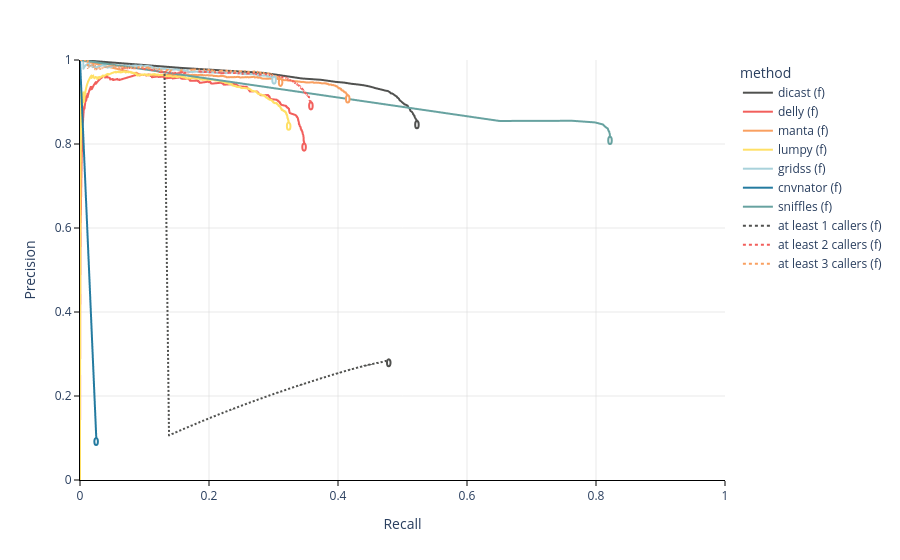

Notebook cell for this chart:
### Code cell
#eva.compute_precision_recall_df(filtered=True)

plot_precision_recall_curve(tmp, 'DEL')

### Figure 1 — Plotly figure (JSON) as saved in the notebook; plotly's stock layout.template omitted (floating-point values rounded to 4 significant figures; data arrays with more than 128 entries replaced by an {"elided": "..."} marker saying what was removed)
{"data": [{"hovertemplate": "method=dicast (f)<br>recall=%{x}<br>precision=%{y}<extra></extra>", "legendgroup": "dicast (f)", "line": {"color": "#50514F", "dash": "solid", "width": 2}, "marker": {"symbol": "circle"}, "mode": "lines", "name": "dicast (f)", "showlegend": true, "type": "scattergl", "x": [0.5226, 0.5226, 0.5218, 0.5213, 0.5208, 0.5203, 0.5195, 0.5188, 0.5185, 0.518, 0.5172, 0.5164, 0.516, 0.5154, 0.5146, 0.514, 0.5126, 0.5119, 0.5114, 0.5107, 0.5097, 0.509, 0.5085, 0.5077, 0.5059, 0.5042, 0.5031, 0.5019, 0.5011, 0.5001, 0.4989, 0.4982, 0.4962, 0.4953, 0.4943, 0.4931, 0.4918, 0.491, 0.4891, 0.4873, 0.4865, 0.4841, 0.482, 0.4799, 0.4771, 0.473, 0.4694, 0.4652, 0.4614, 0.4579, 0.4521, 0.4464, 0.4396, 0.4314, 0.4215, 0.4096, 0.3961, 0.3742, 0.3439, 0.286, 0.1585, 0], "xaxis": "x", "y": [0.8525, 0.855, 0.8567, 0.8577, 0.8594, 0.8604, 0.8623, 0.8646, 0.8667, 0.8679, 0.8699, 0.8714, 0.8733, 0.8747, 0.8762, 0.8773, 0.8784, 0.8805, 0.8829, 0.8845, 0.8861, 0.8879, 0.8888, 0.8915, 0.893, 0.8941, 0.8942, 0.8964, 0.8968, 0.8984, 0.9, 0.9012, 0.9035, 0.905, 0.908, 0.9097, 0.9107, 0.9132, 0.9149, 0.9165, 0.918, 0.9202, 0.9207, 0.9238, 0.9262, 0.9273, 0.9289, 0.9304, 0.9318, 0.933, 0.9357, 0.9379, 0.9399, 0.9416, 0.9432, 0.9461, 0.948, 0.9528, 0.956, 0.9692, 0.981, 1], "yaxis": "y"}, {"hovertemplate": "method=delly (f)<br>recall=%{x}<br>precision=%{y}<extra></extra>", "legendgroup": "delly (f)", "line": {"color": "#F25F5C", "dash": "solid", "width": 2}, "marker": {"symbol": "circle"}, "mode": "lines", "name": "delly (f)", "showlegend": true, "type": "scattergl", "x": {"elided": "956 float values"}, "xaxis": "x", "y": {"elided": "956 float values"}, "yaxis": "y"}, {"hovertemplate": "method=manta (f)<br>recall=%{x}<br>precision=%{y}<extra></extra>", "legendgroup": "manta (f)", "line": {"color": "#F9A061", "dash": "solid", "width": 2}, "marker": {"symbol": "circle"}, "mode": "lines", "name": "manta (f)", "showlegend": true, "type": "scattergl", "x": {"elided": "921 float values"}, "xaxis": "x", "y": {"elided": "921 float values"}, "yaxis": "y"}, {"hovertemplate": "method=lumpy (f)<br>recall=%{x}<br>precision=%{y}<extra></extra>", "legendgroup": "lumpy (f)", "line": {"color": "#FFE066", "dash": "solid", "width": 2}, "marker": {"symbol": "circle"}, "mode": "lines", "name": "lumpy (f)", "showlegend": true, "type": "scattergl", "x": {"elided": "1595 float values"}, "xaxis": "x", "y": {"elided": "1595 float values"}, "yaxis": "y"}, {"hovertemplate": "method=gridss (f)<br>recall=%{x}<br>precision=%{y}<extra></extra>", "legendgroup": "gridss (f)", "line": {"color": "#A9D2DB", "dash": "solid", "width": 2}, "marker": {"symbol": "circle"}, "mode": "lines", "name": "gridss (f)", "showlegend": true, "type": "scattergl", "x": {"elided": "2746 float values"}, "xaxis": "x", "y": {"elided": "2746 float values"}, "yaxis": "y"}, {"hovertemplate": "method=cnvnator (f)<br>recall=%{x}<br>precision=%{y}<extra></extra>", "legendgroup": "cnvnator (f)", "line": {"color": "#247BA0", "dash": "solid", "width": 2}, "marker": {"symbol": "circle"}, "mode": "lines", "name": "cnvnator (f)", "showlegend": true, "type": "scattergl", "x": [0.02526, 0], "xaxis": "x", "y": [0.09827, 1], "yaxis": "y"}, {"hovertemplate": "method=sniffles (f)<br>recall=%{x}<br>precision=%{y}<extra></extra>", "legendgroup": "sniffles (f)", "line": {"color": "#67A2A0", "dash": "solid", "width": 2}, "marker": {"symbol": "circle"}, "mode": "lines", "name": "sniffles (f)", "showlegend": true, "type": "scattergl", "x": [0.822, 0.822, 0.8218, 0.8218, 0.8218, 0.8218, 0.8218, 0.8218, 0.8217, 0.8217, 0.8217, 0.8217, 0.8216, 0.8216, 0.8216, 0.8215, 0.8215, 0.8215, 0.8214, 0.8213, 0.8212, 0.8209, 0.8207, 0.8206, 0.8199, 0.8197, 0.8189, 0.8183, 0.8163, 0.8139, 0.8106, 0.7982, 0.7629, 0.6504, 0], "xaxis": "x", "y": [0.815, 0.8151, 0.8152, 0.8153, 0.8156, 0.8158, 0.8162, 0.8164, 0.8165, 0.8169, 0.8174, 0.8179, 0.8184, 0.8191, 0.8196, 0.8203, 0.8212, 0.8221, 0.823, 0.8239, 0.8249, 0.8257, 0.8268, 0.8288, 0.8299, 0.8317, 0.8336, 0.8367, 0.8388, 0.8416, 0.8466, 0.8515, 0.8552, 0.8548, 1], "yaxis": "y"}, {"hovertemplate": "method=at least 1 callers (f)<br>recall=%{x}<br>precision=%{y}<extra></extra>", "legendgroup": "at least 1 callers (f)", "line": {"color": "#50514F", "dash": "dot", "width": 2}, "marker": {"symbol": "circle"}, "mode": "lines", "name": "at least 1 callers (f)", "showlegend": true, "type": "scattergl", "x": {"elided": "4138 float values"}, "xaxis": "x", "y": {"elided": "4138 float values"}, "yaxis": "y"}, {"hovertemplate": "method=at least 2 callers (f)<br>recall=%{x}<br>precision=%{y}<extra></extra>", "legendgroup": "at least 2 callers (f)", "line": {"color": "#F25F5C", "dash": "dot", "width": 2}, "marker": {"symbol": "circle"}, "mode": "lines", "name": "at least 2 callers (f)", "showlegend": true, "type": "scattergl", "x": {"elided": "3509 float values"}, "xaxis": "x", "y": {"elided": "3509 float values"}, "yaxis": "y"}, {"hovertemplate": "method=at least 3 callers (f)<br>recall=%{x}<br>precision=%{y}<extra></extra>", "legendgroup": "at least 3 callers (f)", "line": {"color": "#F9A061", "dash": "dot", "width": 2}, "marker": {"symbol": "circle"}, "mode": "lines", "name": "at least 3 callers (f)", "showlegend": true, "type": "scattergl", "x": {"elided": "2871 float values"}, "xaxis": "x", "y": {"elided": "2871 float values"}, "yaxis": "y"}], "layout": {"legend": {"title": {"text": "method"}, "tracegroupgap": 0}, "margin": {"t": 60}, "plot_bgcolor": "white", "shapes": [{"fillcolor": "white", "line": {"color": "#50514F", "width": 2}, "opacity": 1, "type": "circle", "x0": 0.5196, "x1": 0.5251, "xref": "x", "y0": 0.8375, "y1": 0.8545, "yref": "y"}, {"fillcolor": "white", "line": {"color": "#F25F5C", "width": 2}, "opacity": 1, "type": "circle", "x0": 0.3447, "x1": 0.3502, "xref": "x", "y0": 0.7842, "y1": 0.8012, "yref": "y"}, {"fillcolor": "white", "line": {"color": "#F9A061", "width": 2}, "opacity": 1, "type": "circle", "x0": 0.4124, "x1": 0.4179, "xref": "x", "y0": 0.8989, "y1": 0.9159, "yref": "y"}, {"fillcolor": "white", "line": {"color": "#FFE066", "width": 2}, "opacity": 1, "type": "circle", "x0": 0.3208, "x1": 0.3263, "xref": "x", "y0": 0.834, "y1": 0.851, "yref": "y"}, {"fillcolor": "white", "line": {"color": "#A9D2DB", "width": 2}, "opacity": 1, "type": "circle", "x0": 0.2981, "x1": 0.3036, "xref": "x", "y0": 0.9437, "y1": 0.9607, "yref": "y"}, {"fillcolor": "white", "line": {"color": "#247BA0", "width": 2}, "opacity": 1, "type": "circle", "x0": 0.02226, "x1": 0.02776, "xref": "x", "y0": 0.08327, "y1": 0.1003, "yref": "y"}, {"fillcolor": "white", "line": {"color": "#67A2A0", "width": 2}, "opacity": 1, "type": "circle", "x0": 0.819, "x1": 0.8245, "xref": "x", "y0": 0.8, "y1": 0.817, "yref": "y"}, {"fillcolor": "white", "line": {"color": "#50514F", "width": 2}, "opacity": 1, "type": "circle", "x0": 0.476, "x1": 0.4815, "xref": "x", "y0": 0.2705, "y1": 0.2875, "yref": "y"}, {"fillcolor": "white", "line": {"color": "#F25F5C", "width": 2}, "opacity": 1, "type": "circle", "x0": 0.3552, "x1": 0.3607, "xref": "x", "y0": 0.8824, "y1": 0.8994, "yref": "y"}, {"fillcolor": "white", "line": {"color": "#F9A061", "width": 2}, "opacity": 1, "type": "circle", "x0": 0.3083, "x1": 0.3138, "xref": "x", "y0": 0.9383, "y1": 0.9553, "yref": "y"}], "xaxis": {"anchor": "y", "domain": [0, 1], "gridcolor": "lightgray", "gridwidth": 0.5, "linecolor": "black", "range": [0, 1], "tickcolor": "black", "ticklen": 5, "ticks": "outside", "tickwidth": 1, "title": {"text": "Recall"}}, "yaxis": {"anchor": "x", "domain": [0, 1], "gridcolor": "lightgray", "gridwidth": 0.5, "linecolor": "black", "range": [0, 1], "tickcolor": "black", "ticklen": 5, "ticks": "outside", "tickwidth": 1, "title": {"text": "Precision"}}}}
